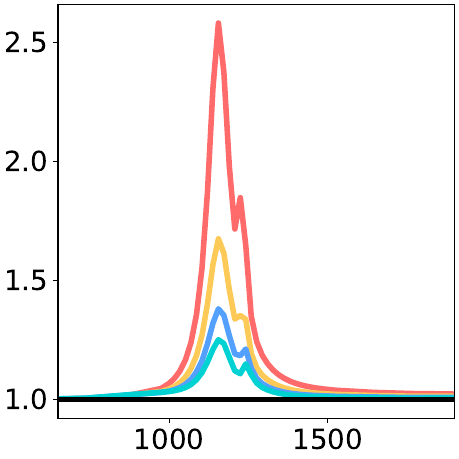

Reproduce this figure in Python.
from numpy import kron as ꕕ
from matplotlib import cm as colm
import numpy as np
import matplotlib.pyplot as plt
plt.rcParams.update({'font.size': 20})

 
width= 4.6
aspect_ratio= 1.0
fig_size = (width, width / aspect_ratio)
plt.figure(figsize=fig_size, constrained_layout=True)


dat1 = np.loadtxt("S12b-0.025.out")
dat2 = np.loadtxt("S12b-0.05.out")
dat3 = np.loadtxt("S12b-0.075.out")
dat4 = np.loadtxt("S12b-0.1.out")
#dat0125 = np.loadtxt("./structured/r_scan/light_matter_interaction_scan/rates_r_scan_c_5e-7_taum_100_tauc_1000_0.00125.out")


plt.plot(dat1[:,0], dat1[:,2]/dat1[0,1] , c = '#ff6b6b' , lw = 4, solid_capstyle='round')
plt.plot(dat2[:,0], dat2[:,2]/dat2[0,1] , c = '#feca57', lw = 4, solid_capstyle='round')
plt.plot(dat3[:,0], dat3[:,2]/dat3[0,1] , c = '#54a0ff', lw = 4, solid_capstyle='round')
plt.plot(dat4[:,0], dat4[:,2]/dat4[0,1] , c = '#00d2d3', lw = 4, solid_capstyle='round')


plt.plot(np.arange(0,3000), np.arange(0,3000)* 0 +1, lw = 4, c = 'black')
plt.xlim(650,1900)
plt.xticks([1000,1500])
plt.yticks([1,1.5,2, 2.5])

#plt.ylim(0.65,1.35)
plt.savefig('S12b.pdf') 